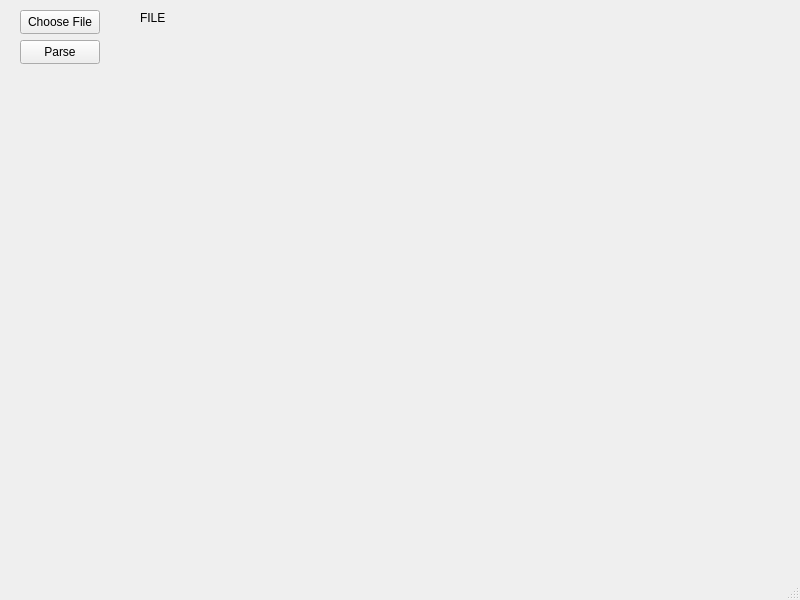
<?xml version="1.0" encoding="UTF-8"?>
<ui version="4.0">
 <class>MainWindow</class>
 <widget class="QMainWindow" name="MainWindow">
  <property name="geometry">
   <rect>
    <x>0</x>
    <y>0</y>
    <width>800</width>
    <height>600</height>
   </rect>
  </property>
  <property name="windowTitle">
   <string>MainWindow</string>
  </property>
  <widget class="QWidget" name="centralwidget">
   <widget class="QPushButton" name="chooseFile">
    <property name="geometry">
     <rect>
      <x>20</x>
      <y>10</y>
      <width>80</width>
      <height>24</height>
     </rect>
    </property>
    <property name="text">
     <string>Choose File</string>
    </property>
   </widget>
   <widget class="QPushButton" name="parse">
    <property name="geometry">
     <rect>
      <x>20</x>
      <y>40</y>
      <width>80</width>
      <height>24</height>
     </rect>
    </property>
    <property name="text">
     <string>Parse</string>
    </property>
   </widget>
   <widget class="QLabel" name="label">
    <property name="geometry">
     <rect>
      <x>140</x>
      <y>10</y>
      <width>461</width>
      <height>16</height>
     </rect>
    </property>
    <property name="text">
     <string>FILE</string>
    </property>
   </widget>
   <widget class="QLabel" name="graphLabel">
    <property name="geometry">
     <rect>
      <x>58</x>
      <y>125</y>
      <width>701</width>
      <height>431</height>
     </rect>
    </property>
    <property name="text">
     <string/>
    </property>
   </widget>
  </widget>
  <widget class="QMenuBar" name="menubar">
   <property name="geometry">
    <rect>
     <x>0</x>
     <y>0</y>
     <width>800</width>
     <height>21</height>
    </rect>
   </property>
  </widget>
  <widget class="QStatusBar" name="statusbar"/>
 </widget>
 <resources/>
 <connections/>
</ui>
